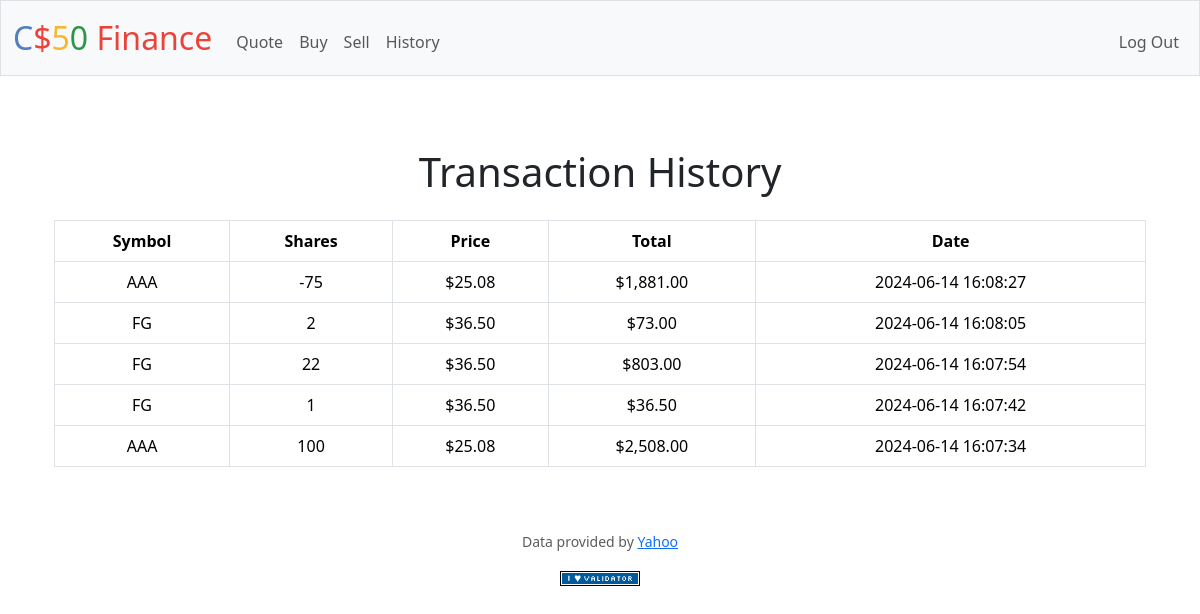
The app's page /history (signed in) with its own data.
### tables this page shows
CREATE TABLE orders (
    id_order INTEGER PRIMARY KEY AUTOINCREMENT,
    user_id INTEGER NOT NULL,
    symbol TEXT NOT NULL,
    shares INTEGER NOT NULL,
    price REAL NOT NULL,
    timestamp DATETIME DEFAULT CURRENT_TIMESTAMP,
    FOREIGN KEY (user_id) REFERENCES users(id)
);

### app.py (the view)
@app.route("/history")
@login_required
def history():
    try:
        user_id = session["user_id"]
        transactions = db.execute(
            "SELECT symbol, shares, price, timestamp FROM orders WHERE user_id = ? ORDER BY timestamp DESC",
            user_id
        )
        if not transactions:
            return apology("No transaction history available", 400)
        return render_template("history.html", transactions=transactions)
    except Exception as e:
        print(f"Error: {e}")
        return apology("An error occurred while retrieving your History transaction", 500)

### app.py (called while the page is built)
@app.after_request
def after_request(response):
    response.headers["Cache-Control"] = "no-cache, no-store, must-revalidate"
    response.headers["Expires"] = 0
    response.headers["Pragma"] = "no-cache"
    return response

### helpers.py (called while the page is built)
def login_required(f):
    @wraps(f)
    def decorated_function(*args, **kwargs):
        if session.get("user_id") is None:
            return redirect("/login")
        return f(*args, **kwargs)
    return decorated_function

def usd(value):
    return f"${value:,.2f}"

### templates/history.html (shortened to what this page needs)
{% extends "layout.html" %}
{% block main %}
    <div class="container mt-4">
        <h1 class="mb-4 text-center">Transaction History</h1>
        <table class="table table-hover table-bordered">
            <thead class="thead-light">
                <tr>
                    <th>Symbol</th>
                    <th>Shares</th>
                    <th>Price</th>
                    <th>Total</th>
                    <th>Date</th>
                </tr>
            </thead>
            <tbody>
                {% for transaction in transactions %}
                    <tr>
                        <td>{{ transaction['symbol'] }}</td>
                        <td>{{ transaction['shares'] }}</td>
                        <td>{{ transaction['price'] | usd }}</td>
                        <td>{{ (transaction['shares'] | abs * transaction['price']) | usd }}</td>
                        <td>{{ transaction['timestamp'] }}</td>
                    </tr>
                {% endfor %}
            </tbody>
        </table>
    </div>
{% endblock %}

### records on screen
orders: (transaction['shares']|abs*transaction['price'])|usd "$1,881.00"
orders: (transaction['shares']|abs*transaction['price'])|usd "$73.00"
orders: (transaction['shares']|abs*transaction['price'])|usd "$803.00"
orders: (transaction['shares']|abs*transaction['price'])|usd "$36.50"
orders: (transaction['shares']|abs*transaction['price'])|usd "$2,508.00"
